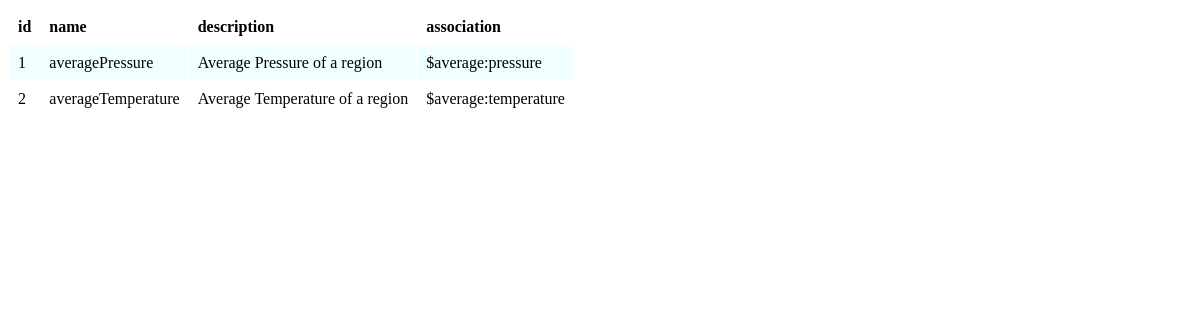
/capabilities, run on the app's committed database.
### database.py (models this page shows)
class BaseModel(peewee.Model):
    class Meta:
        database=db

class Capabilities(BaseModel):
    name = peewee.CharField(unique=True)
    description = peewee.CharField(default=None)
    association = peewee.CharField(default=None)

### app.py (the view, shortened to what this page needs)
@app.route('/capabilities', methods =['GET', 'POST', 'DELETE'])
def capabilities():
    if request.method == 'GET':
        headers = ("id","name","description","association")
        capabilities = cataloguer.consultCapabilities()
        return render_template("table.html", headings=headers, data=capabilities)

### cataloguer.py (called while the page is built)
    def consultCapabilities(self):
        try:
            print("[Cataloguer] Consultando Capabilities")
            capabilities = Capabilities.select()
            return capabilities
        except:
            print("[Cataloguer] Erro no processo de consulta da Capability")
            return -1

### templates/table.html (shortened to what this page needs)
<!DOCTYPE html>
<html lang="en">
    <head>
        <link rel="stylesheet" href="/static/table.css" />
    </head>
    <body>
        <table calss="table">
            <tr class="table__header">
                {% for header in headings %}
                <th class="table__cell">{{ header }}</th>
                {% endfor %}
            </tr>
            {% for row in data.dicts() %}
            <tr class="table__row">
                {% for cell in row %}
                <td class="table__cell">{{ row[cell] }}</td>
                {% endfor %}
            </tr>
            {% endfor %}
        </table>
    </body>
</html>

### static/table.css (style rules this page uses)
.table__row:nth-child(even) { background-color:azure; }
.table__header { text-align: left; }
.table__cell { padding: 8px; }

### data on the page
Capabilities: id "1" "averagePressure" "Average Pressure of a region" "$average:pressure"
Capabilities: id "2" "averageTemperature" "Average Temperature of a region" "$average:temperature"

### other printed values
{{ header }} "id" "name" "description" "association"
